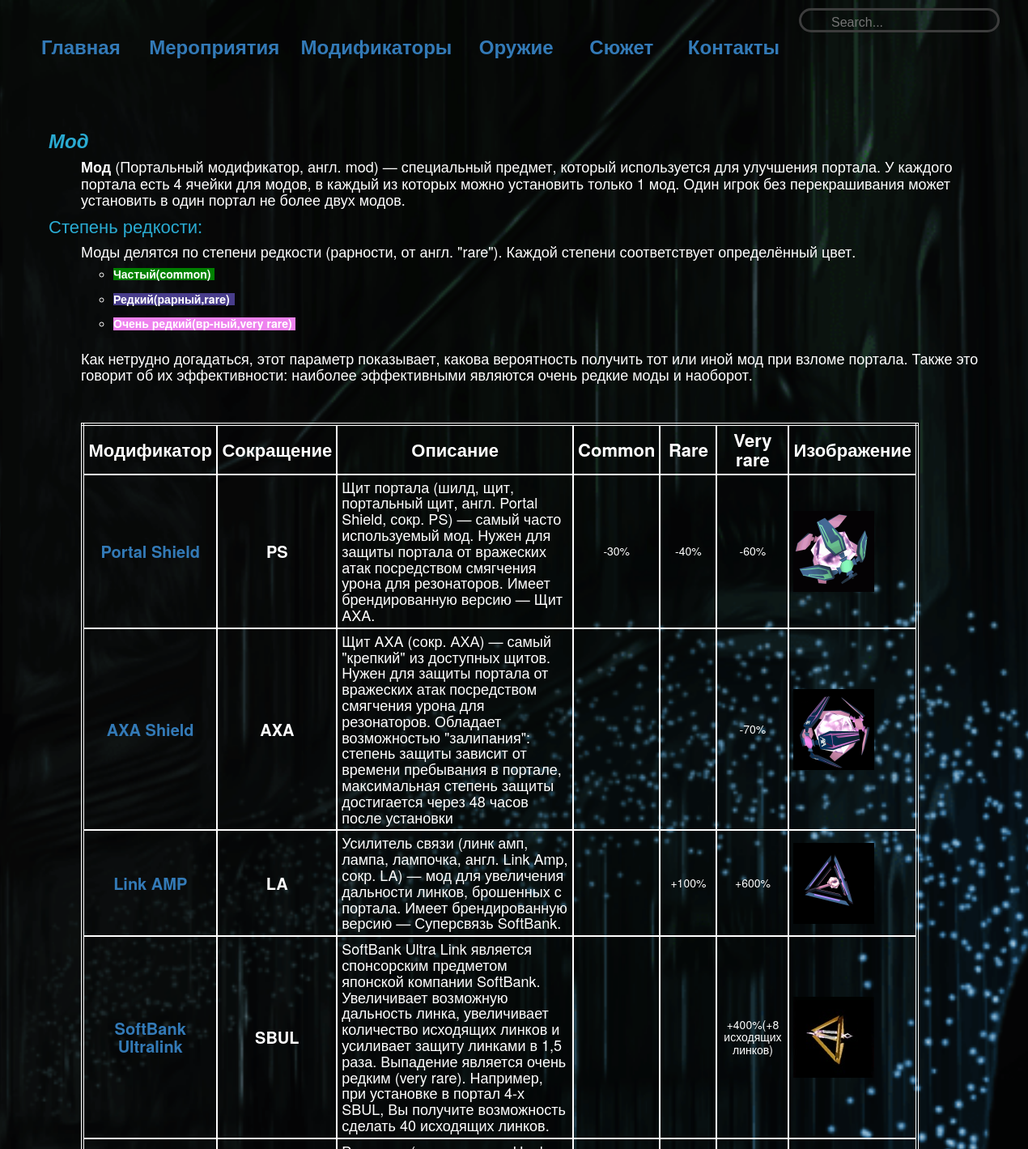
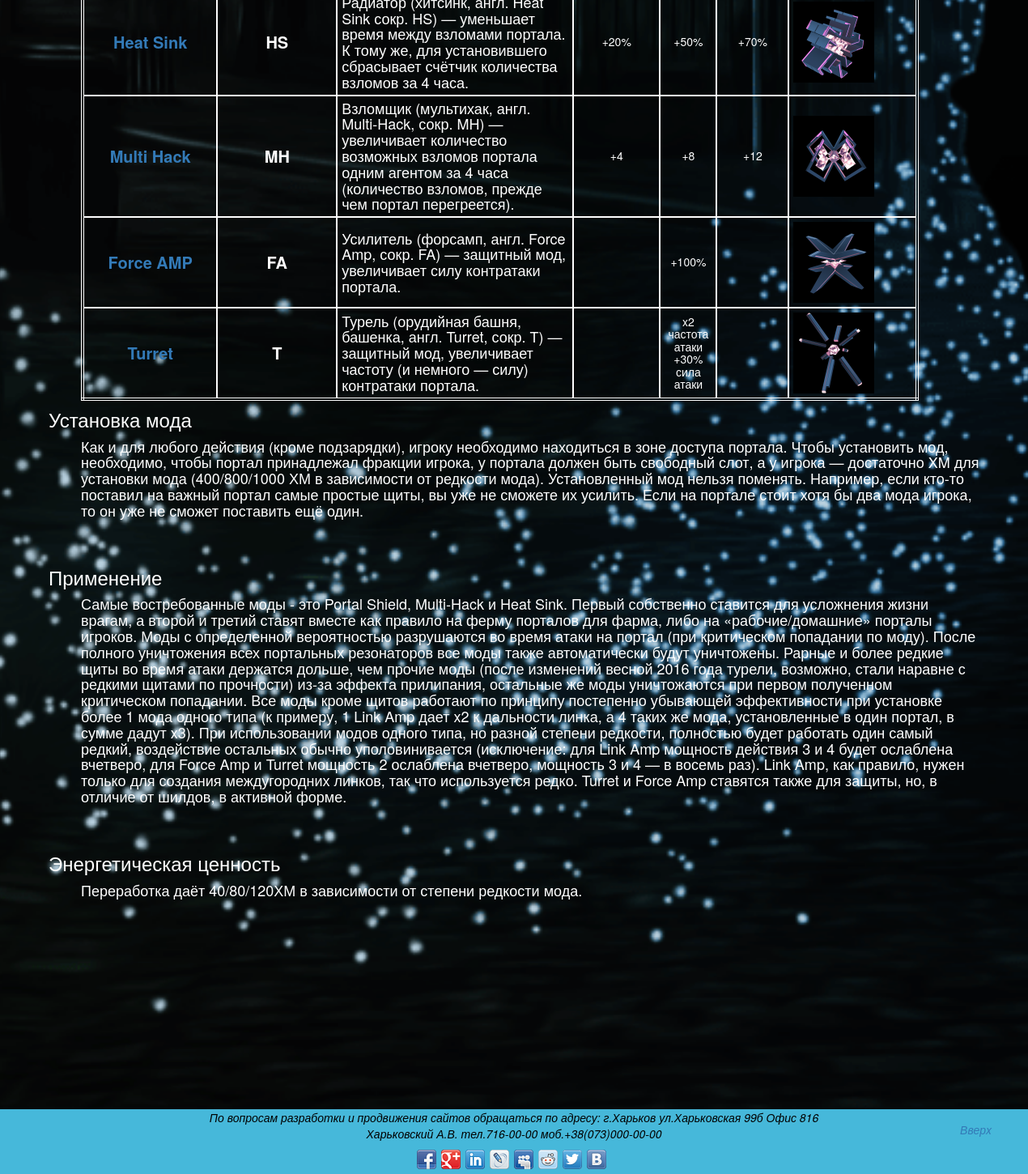
/mods/, run on the app's committed database (2 pictures, top to bottom).
### mods/models.py (models this page shows, shortened)
class Mod(models.Model):
    name = models.CharField(max_length=200, unique=True, help_text='Название модификатора')
    short_name = models.CharField(max_length=10, unique=True,help_text='Короткое описание')
    descriprion = models.TextField(help_text='Полное, или доступное, описания предмета или его действия')
    common = models.CharField(max_length=5, blank=True, help_text='Степень воздействия если предмет очень частый ')
    rare = models.CharField(max_length=50, blank=True, help_text='Степень воздействия если предмет редкий')
    very_rare = models.CharField(max_length=50, blank=True, help_text='Степень воздействия если предмет очень редкий')
    image = models.ImageField(upload_to='mods/')

class Instruction(models.Model):
    name = models.CharField(max_length=255)
    deploy = models.TextField(blank=True, null=True)
    practice = models.TextField(blank=True, null=True)
    image = models.ImageField(upload_to='gameplay/', null=True, blank=True)

### mods/views.py (the view)
# urls.py: url(r'^mods/$', mods_list),
def mods_list(request):
    mods = Mod.objects.all()
    instructions = Instruction.objects.all()
    return render(request, 'mods.html', {'mods_list': mods, 'instructions_list': instructions})

### templates/mods.html (shortened to what this page needs)
{% extends "base.html" %}
{% block content %}
    <div class="weapon">
    <h3 style="color: #2aabd2; font-style: italic; font-weight: bold" >Мод</h3>
      <p style="font-size: 18px; margin-left: 40px"><span style="font-weight: bold">Мод</span> (Портальный модификатор, англ. mod) — специальный предмет,
          который используется для улучшения портала. У каждого портала есть 4 ячейки для модов,
          в каждый из которых можно установить только 1 мод.
          Один игрок без перекрашивания может установить в один портал не более двух модов.  </p>
    <h4 style="color: #2aabd2; font-size: 22px">Степень редкости:</h4>
      <p style="font-size: 18px; margin-left: 40px">Моды делятся по степени редкости (рарности, от англ. "rare").
          Каждой степени соответствует определённый цвет. </p>
      <ul style="margin-left: 80px">
        <li style="background-color: green; font-weight: bold; width: 125px">Частый(common)</li><br>
        <li style="background-color: darkslateblue; width: 150px; font-weight: bold">Редкий(рарный,rare)</li><br>
        <li style="background-color: violet; font-weight: bold; width: 225px">Очень редкий(вр-ный,very rare)</li><br>
      </ul>
        <p style="font-size: 18px; margin-left: 40px">Как нетрудно догадаться, этот параметр показывает,
            какова вероятность получить тот или иной мод при взломе портала. Также это говорит об их эффективности:
            наиболее эффективными являются очень редкие моды и наоборот.</p><br>
<table id="modstable">
        <thead>
        <tr style="font-weight: bold; font-size: 22px; text-align: center">
            <th>Модификатор</th>
            <th>Сокращение</th>
            <th>Описание</th>
            <th>Common</th>
            <th>Rare</th>
            <th>Very rare</th>
            <th>Изображение</th>
        </tr>
        </thead>
        <tbody>
      {% for mod in mods_list %}
      <tr>
          <td style="font-size: 20px; font-weight: bold; text-align: center"><a>{{ mod.name }}</a></td>
          <td style="font-size: 20px; font-weight: bold; text-align: center">{{ mod.short_name }}</td>
          <td style="font-size: 18px">{{ mod.descriprion }}</td>
          <td style="text-align: center">{{ mod.common }}</td>
          <td style="text-align: center">{{ mod.rare }}</td>
          <td style="text-align: center">{{ mod.very_rare }}</td>
          <td> <img src="{{ mod.image.url }}"></td>
      </tr>
      {% endfor %}
        </tbody>
    </table>
    <h6 style="font-size: 24px">Установка мода</h6>
        {% for instruction in instructions_list %}
      <p style="font-size: 18px; margin-left: 40px">{{ instruction.deploy }}</p><br>
        {% endfor %}
    <h6 style="font-size: 24px">Применение</h6>
        {% for instruction in instructions_list %}
      <p style="font-size: 18px; margin-left: 40px">{{ instruction.practice }}</p><br>
        {% endfor %}
    <h6 style="font-size: 24px">Энергетическая ценность</h6>
      <p style="font-size: 18px; margin-left: 40px">Переработка даёт 40/80/120ХМ в зависимости от степени редкости мода.
    </div>
{% endblock content %}

### static/css/style.css (style rules this page uses)
* { margin: 0; padding: 0; }
html, body { height: 35%; }
.weapon { color: white; margin: 60px; margin-top: 15px; }
ul { list-style: circle outside; font-size: 14px; }
#modstable { margin-left: 40px; color: white; font-size: 14px; border: 4px double white; width: 90%; border-collapse: collapse; }
#modstable th { text-align: center; border: 2px solid white; border-collapse: collapse; padding: 5px; }
#modstable tr { padding: 10px; border: 2px solid white; }
#modstable td { padding: 5px; border: 2px solid white; }

### templates/base.html (style rules this page uses)
body { background-image: url("../static/images/bground/font5.png"); background-position: center center; background-repeat: no-repeat; background-attachment: fixed; background-size: cover; }

### data on the page
Mod: name "Portal Shield", short_name "PS", descriprion "Щит портала (шилд, щит, портальный щит, англ. Portal Shield, сокр. PS) — самый часто используемый мод. Нужен для защиты портала от вражеских атак посредством смягчения урона для резонаторов. Имеет брендированную версию — Щит AXA.", common "-30%", rare "-40%", very_rare "-60%", image (picture)
Mod: name "AXA Shield", short_name "AXA", descriprion "Щит AXA (сокр. АХА) — самый \"крепкий\" из доступных щитов. Нужен для защиты портала от вражеских атак посредством смягчения урона для резонаторов. Обладает возможностью \"залипания\": степень защиты зависит от времени пребывания в портале, максимальная степень защиты достигается через 48 часов после установки", very_rare "-70%", image (picture)
Mod: name "Link AMP", short_name "LA", descriprion "Усилитель связи (линк амп, лампа, лампочка, англ. Link Amp, сокр. LA) — мод для увеличения дальности линков, брошенных с портала. Имеет брендированную версию — Суперсвязь SoftBank.", rare "+100%", very_rare "+600%", image (picture)
Mod: name "SoftBank Ultralink", short_name "SBUL", descriprion "SoftBank Ultra Link является спонсорским предметом японской компании SoftBank. Увеличивает возможную дальность линка, увеличивает количество исходящих линков и усиливает защиту линками в 1,5 раза. Выпадение является очень редким (very rare). Например, при установке в портал 4-х SBUL, Вы получите возможность сделать 40 исходящих линков.", very_rare "+400%(+8 исходящих линков)", image (picture)
Mod: name "Heat Sink", short_name "HS", descriprion "Радиатор (хитсинк, англ. Heat Sink сокр. HS) — уменьшает время между взломами портала. К тому же, для установившего сбрасывает счётчик количества взломов за 4 часа.", common "+20%", rare "+50%", very_rare "+70%", image (picture)
Mod: name "Multi Hack", short_name "MH", descriprion "Взломщик (мультихак, англ. Multi-Hack, сокр. MH) — увеличивает количество возможных взломов портала одним агентом за 4 часа (количество взломов, прежде чем портал перегреется).", common "+4", rare "+8", very_rare "+12", image (picture)
Mod: name "Force AMP", short_name "FA", descriprion "Усилитель (форсамп, англ. Force Amp, сокр. FA) — защитный мод, увеличивает силу контратаки портала.", rare "+100%", image (picture)
Mod: name "Turret", short_name "T", descriprion "Турель (орудийная башня, башенка, англ. Turret, сокр. T) — защитный мод, увеличивает частоту (и немного — силу) контратаки портала.", rare "x2 частота атаки +30% сила атаки", image (picture)
Instruction: deploy "Как и для любого действия (кроме подзарядки), игроку необходимо находиться в зоне доступа портала. Чтобы установить мод, необходимо, чтобы портал принадлежал фракции игрока, у портала должен быть свободный слот, а у игрока — достаточно XM для установки мода (400/800/1000 ХМ в зависимости от редкости мода). Установленный мод нельзя поменять. Например, если кто-то поставил на важный портал самые простые щиты, вы уже не сможете их усилить. Если на портале стоит хотя бы два мода игрока, то он уже не сможет поставить ещё один.", practice "Самые востребованные моды - это Portal Shield, Multi-Hack и Heat Sink. Первый собственно ставится для усложнения жизни врагам, а второй и третий ставят вместе как правило на ферму порталов для фарма, либо на «рабочие/домашние» порталы игроков. Моды с определенной вероятностью разрушаются во время атаки на портал (при критическом попадании по моду). После полного уничтожения всех портальных резонаторов все моды также автоматически будут уничтожены. Рарные и более редкие щиты во время атаки держатся дольше, чем прочие моды (после изменений весной 2016 года турели, возможно, стали наравне с редкими щитами по прочности) из-за эффекта прилипания, остальные же моды уничтожаются при первом…"
